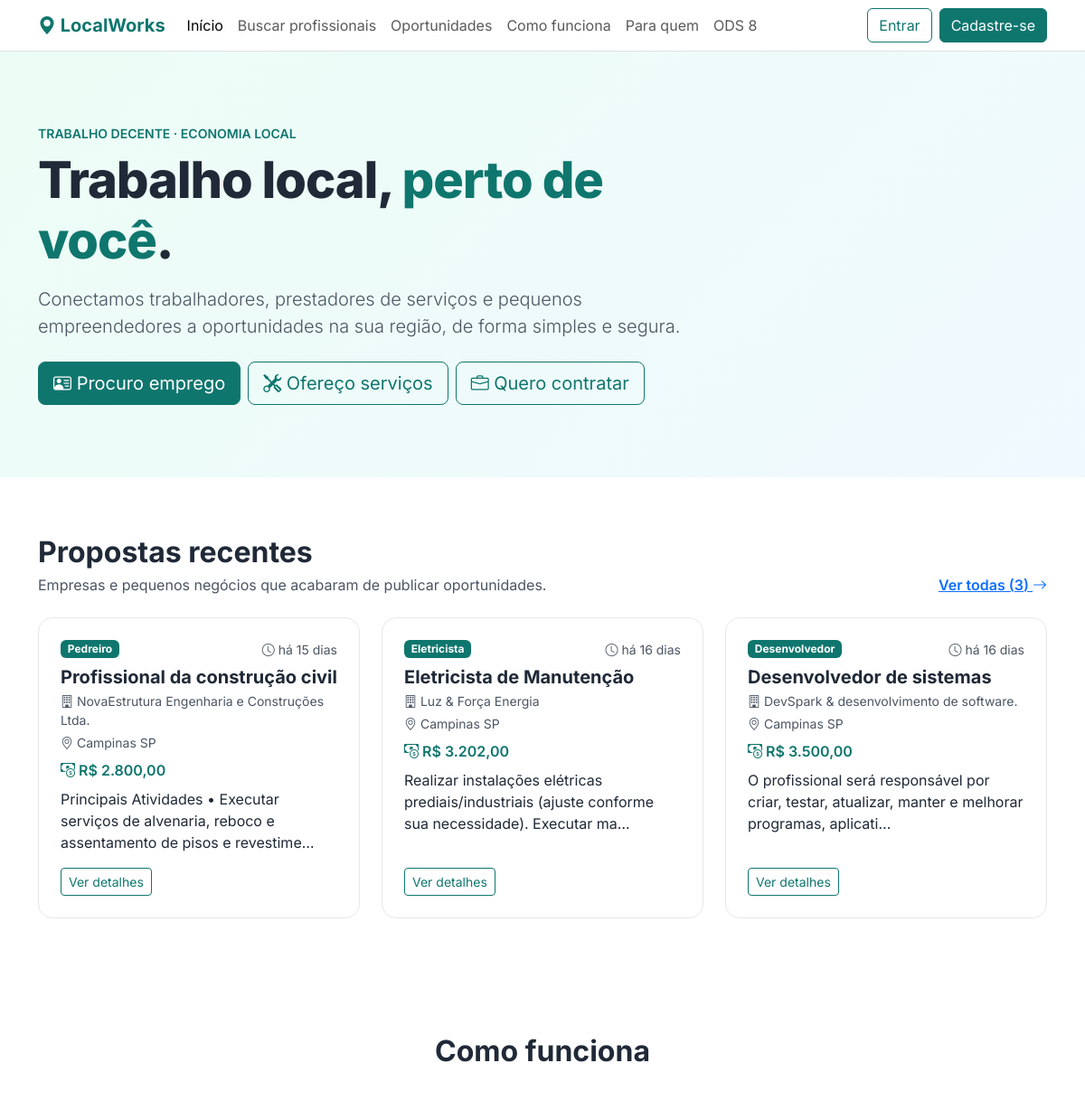
The app's page / (upper part), older data.
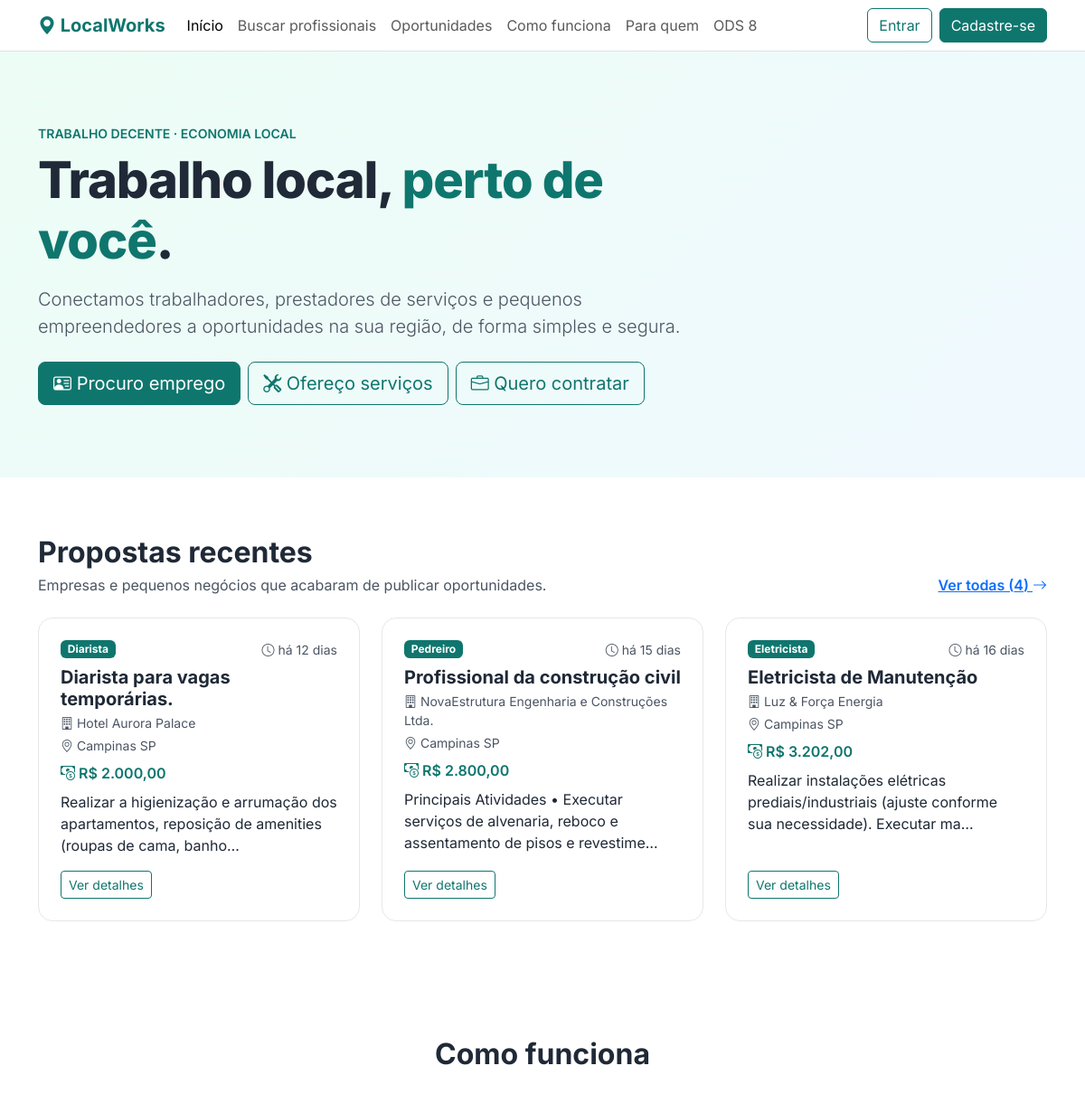
The same page, newer data.
### tables this page shows
CREATE TABLE `oportunidade` (
  `id_oportunidade` int(10) UNSIGNED NOT NULL,
  `titulo` varchar(100) NOT NULL,
  `descricao` text DEFAULT NULL,
  `localizacao` varchar(100) DEFAULT NULL,
  `valor_proposto` decimal(10,2) DEFAULT NULL,
  `publicada` tinyint(1) NOT NULL DEFAULT 1,
  `data_publicacao` datetime NOT NULL DEFAULT current_timestamp(),
  `id_contratante` int(10) UNSIGNED NOT NULL,
  `id_categoria` int(10) UNSIGNED NOT NULL
);

CREATE TABLE `categoria` (
  `id_categoria` int(10) UNSIGNED NOT NULL,
  `nome` varchar(100) NOT NULL,
  `descricao` text DEFAULT NULL,
  `aprovada` tinyint(1) NOT NULL DEFAULT 0
);

CREATE TABLE `contratante` (
  `id_contratante` int(10) UNSIGNED NOT NULL,
  `cnpj` varchar(18) DEFAULT NULL,
  `empresa` varchar(100) DEFAULT NULL
);

### src/Oportunidades.php (called while the page is built, shortened)
<?php
require_once __DIR__ . '/Conexao.php';
final class Oportunidades
{
    public static function recentes(int $limite = 3): array
    {
        $limite = max(1, min($limite, 12));
        $sql = '
            SELECT
                o.id_oportunidade,
                o.titulo,
                o.descricao,
                o.localizacao,
                o.valor_proposto,
                o.data_publicacao,
                c.nome AS categoria,
                ct.empresa
            FROM oportunidade o
            INNER JOIN categoria c
                ON c.id_categoria = o.id_categoria
            INNER JOIN contratante ct
                ON ct.id_contratante = o.id_contratante
            WHERE o.publicada = 1
            ORDER BY o.data_publicacao DESC, o.id_oportunidade DESC
            LIMIT ' . $limite;
        return Conexao::obter()->query($sql)->fetchAll();
    }
    public static function contar(): int
    {
        return (int) Conexao::obter()
            ->query('SELECT COUNT(*) FROM oportunidade WHERE publicada = 1')
            ->fetchColumn();
    }
}

### src/Conexao.php (called while the page is built, shortened)
<?php
final class Conexao
{
    private static ?PDO $pdo = null;
    public static function obter(): PDO
    {
        if (self::$pdo instanceof PDO) {
            return self::$pdo;
        }
        $host = '127.0.0.1';
        $porta = '3306';
        $banco = 'LocalWorks_DB';
        $usuario = 'root';
        $senha = '';
        $dsn = "mysql:host={$host};port={$porta};dbname={$banco};charset=utf8mb4";
        self::$pdo = new PDO($dsn, $usuario, $senha, [
            PDO::ATTR_ERRMODE => PDO::ERRMODE_EXCEPTION,
            PDO::ATTR_DEFAULT_FETCH_MODE => PDO::FETCH_ASSOC,
            PDO::ATTR_EMULATE_PREPARES => false,
        ]);
        return self::$pdo;
    }
}

### includes/iniciar.php (called while the page is built, shortened)
<?php
require_once __DIR__ . '/../src/Conexao.php';
require_once __DIR__ . '/../src/Oportunidades.php';
function e(mixed $texto): string
{
    return htmlspecialchars((string) $texto, ENT_QUOTES, 'UTF-8');
}
function formatarValor(mixed $valor): string
{
    return 'R$ ' . number_format((float) $valor, 2, ',', '.');
}
function tempoDecorrido(?string $data): string
{
    try {
        $agora = new DateTimeImmutable('now');
        $inicio = new DateTimeImmutable($data);
    } catch (Throwable $ex) {
        return '';
    }
    $seg = $agora->getTimestamp() - $inicio->getTimestamp();
    $dias = intdiv($seg, 86400);
    if ($dias < 30) {
        return 'há ' . $dias . ($dias === 1 ? ' dia' : ' dias');
    }
    return 'em ' . $inicio->format('d/m/Y');
}

### includes/cartao_proposta.php (the view)
<?php
$hTag = $hTag ?? 'h3';
?>
<div class="col-md-6 col-lg-4">
    <div class="cartao bg-white h-100 p-4 d-flex flex-column">
        <div class="d-flex justify-content-between align-items-start gap-2 mb-2">
            <span class="badge text-bg-primary"><?= e($o['categoria']) ?></span>
            <span class="small text-secondary text-nowrap">
                <i class="bi bi-clock"></i>
                <?= e(tempoDecorrido($o['data_publicacao'] ?? null)) ?>
            </span>
        </div>
        <<?= $hTag ?> class="h5 fw-bold mb-1"><?= e($o['titulo']) ?></<?= $hTag ?>>
        <p class="small text-secondary mb-1">
            <i class="bi bi-building"></i> <?= e($o['empresa'] ?: 'Contratante') ?>
        </p>
        <p class="small text-secondary mb-2">
            <i class="bi bi-geo-alt"></i> <?= e($o['localizacao'] ?: 'Local não informado') ?>
        </p>
        <p class="fw-semibold text-primary mb-2">
            <i class="bi bi-cash-coin"></i> <?= e(formatarValor($o['valor_proposto'] ?? null)) ?>
        </p>
        <p class="mb-3">
            <?= e(mb_strimwidth((string) $o['descricao'], 0, 100, '…')) ?>
        </p>
        <a class="btn btn-outline-primary btn-sm mt-auto align-self-start"
           href="oportunidade_detalhe.php?id=<?= (int) $o['id_oportunidade'] ?>">
            Ver detalhes
        </a>
    </div>
</div>

### public/index.php (shortened to what the changed rows need)
<?php
require_once __DIR__ . '/../includes/iniciar.php';
$recentes = [];
$totalAbertas = 0;
try {
    $recentes = Oportunidades::recentes(3);
    $totalAbertas = Oportunidades::contar();
} catch (Throwable $ex) {
    error_log('index.php: ' . $ex->getMessage());
}
require_once __DIR__ . '/../includes/cabecalho.php';
?>
<section class="hero">
    <div class="container text-center text-lg-start">
        <div class="row align-items-center">
            <div class="col-lg-8">
                <h1 class="display-4 mb-3">
                    Trabalho local, <span class="destaque">perto de você</span>.
                </h1>
            </div>
        </div>
    </div>
</section>
<?php if ($recentes): ?>
<section id="propostas" class="secao">
    <div class="container">
        <div class="d-flex flex-column flex-md-row justify-content-between align-items-md-end gap-2 mb-4">
            <div>
                <h2 class="fw-bold mb-1">Propostas recentes</h2>
                <p class="text-secondary mb-0">
                    Empresas e pequenos negócios que acabaram de publicar oportunidades.
                </p>
            </div>
            <a class="fw-semibold" href="oportunidades.php">
                Ver todas (<?= (int) $totalAbertas ?>) <i class="bi bi-arrow-right"></i>
            </a>
        </div>
        <div class="row g-4">
            <?php
            $hTag = 'h3';
            foreach ($recentes as $o) {
                include __DIR__ . '/../includes/cartao_proposta.php';
            }
            ?>
        </div>
    </div>
</section>
<?php endif; ?>
<section id="como-funciona" class="secao">
    <div class="container">
        <h2 class="fw-bold text-center mb-5">Como funciona</h2>
    </div>
</section>
<?php require_once __DIR__ . '/../includes/rodape.php'; ?>

Row changes from the older to the newer data that the page shows:
no longer on this page (row unchanged): oportunidade: id_categoria.nome "Desenvolvedor", data_publicacao "há 16 dias", titulo "Desenvolvedor de sistemas", id_contratante.empresa "DevSpark & desenvolvimento de software.", localizacao "Campinas SP", valor_proposto "R$ 3.500,00", descricao "O profissional será responsável por criar, testar, atualizar, manter e melhorar programas, aplicati…"
added oportunidade: id_categoria.nome "Diarista", data_publicacao "há 12 dias", titulo "Diarista para vagas temporárias.", id_contratante.empresa "Hotel Aurora Palace", localizacao "Campinas SP", valor_proposto "R$ 2.000,00", descricao "Realizar a higienização e arrumação dos apartamentos, reposição de amenities (roupas de cama, banho…"
Text that changed along with them:
$totalAbertas: "3" → "4"
